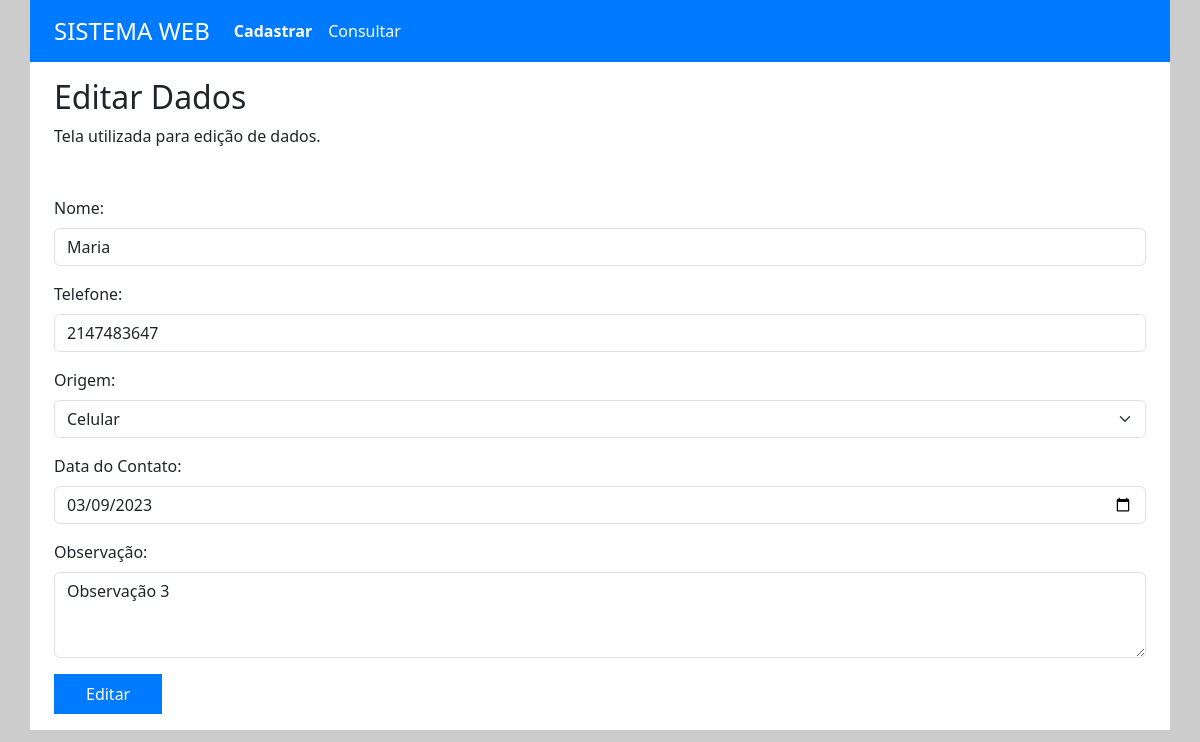
Page /editarPage.php?id=3 on the committed database.
### tables this page shows
CREATE TABLE `clientes` (
  `id` int(3) NOT NULL,
  `nome` varchar(100) NOT NULL,
  `telefone` int(12) NOT NULL,
  `origem` enum('celular','computador','notebook') NOT NULL,
  `dataContato` date NOT NULL,
  `obser` varchar(200) NOT NULL
);

### editarPage.php (the view, shortened to what this page needs)
<?php
$id = (int) $_GET['id'];
$sql = "SELECT * from `clientes` WHERE id=$id";
try {
    $pdo = new PDO('mysql:host=' . MYSQL_HOST . ';dbname=' . MYSQL_DB_NAME, MYSQL_USER, MYSQL_PASSWORD);
} catch (PDOException $ex) {
    echo "Erro ao tentar fazer a conexão com MYSQL: " . $ex->getMessage();
}
$result = $pdo->query($sql);
$registros = $result->fetchAll();
?>
<!DOCTYPE html>
<html lang="pt-br">
<head>
    <link href="https://cdn.jsdelivr.net/npm/bootstrap@5.3.0-alpha1/dist/css/bootstrap.min.css" rel="stylesheet">
    <link rel="stylesheet" href="assets/css/style.css">
</head>
<body>
    <div class="container">
        <div class="row">
            <div class="col cabecalho">
                <nav class="navbar navbar-expand-lg">
                    <div class="container-fluid">
                        <a class="navbar-brand cabecalho__titulo" href="index.php">SISTEMA WEB</a>
                        <div class="collapse navbar-collapse" id="navbarNav">
                            <ul class="navbar-nav">
                                <li class="nav-item">
                                    <a class="nav-link ativo" aria-current="page" href="index.php">Cadastrar</a>
                                </li>
                                <li class="nav-item">
                                    <a class="nav-link cabecalho__menu" href="consulta.php">Consultar</a>
                                </li>
                            </ul>
                        </div>
                    </div>
                </nav>
            </div>
        </div>
        <div class="row">
            <div class="col descricao">
                <h2 class="descricao__titulo">Editar Dados</h2>
                <p class="descricao__texto">Tela utilizada para edição de dados.</p>
            </div>
        </div>
        <div class="row">
            <div class="col formulario">
                <form action="editar.php?id=<?= $_GET['id'] ?>" method="POST">
                    <div class="mb-3">
                        <label for="nome" class="form-label">Nome:</label>
                        <input type="text" class="form-control" id="nome" name="nome" required value="<?= $registros[0]['nome'] ?>">
                    </div>
                    <div class="mb-3">
                        <label for="telefone" class="form-label">Telefone: </label>
                        <input type="tel" class="form-control" id="telefone" name="telefone" placeholder="(XX)XXXXX-XXXX" required value="<?= $registros[0]['telefone'] ?>">
                    </div>
                    <div class="mb-3">
                        <label for="origem" class="form-label">Origem: </label>
                        <select class="form-select" name="origem" id="origem" value="<?= $registros[0]['origem'] ?>">
                            <option value="celular">Celular</option>
                        </select>
                    </div>
                    <div class="mb-3">
                        <label for="data" class="form-label">Data do Contato: </label>
                        <input type="date" class="form-control" id="data" name="data" required max="<?= $dataAt ?>" value="<?= $registros[0]['dataContato'] ?>">
                    </div>
                    <div class="mb-3">
                        <label for="Observacao" class="form-label">Observação:</label>
                        <textarea class="form-control" id="observacao" rows="3" name="observacao"><?= $registros[0]['obser'] ?></textarea>
                    </div>
                    <input type="submit" value="Editar" name="cadastrar" id="cadastrar" class="formulario__enviar">
                </form>
            </div>
        </div>
    </div>
</body>
</html>

### assets/css/style.css (style rules this page uses)
:root { --fundo: #cccccc; --azul: #007bff; }
body { background-color: var(--fundo); }
div.container { background-color: #fff; }
div.cabecalho { background-color: var(--azul); }
.cabecalho__titulo { font-size: 1.5rem; color: #fff; }
.cabecalho__menu { color: #fff; }
.ativo { font-weight: 600; color: #fff; }
.descricao, .formulario { padding: 1rem 1.5rem; }
.formulario__enviar { background-color: var(--azul); color: #fff; border: none; padding: 0.5rem 2rem; }

### rows in the picture
clientes: nome "Maria", telefone "2147483647", origem "Celular", data "03/09/2023", observacao "Observação 3"
